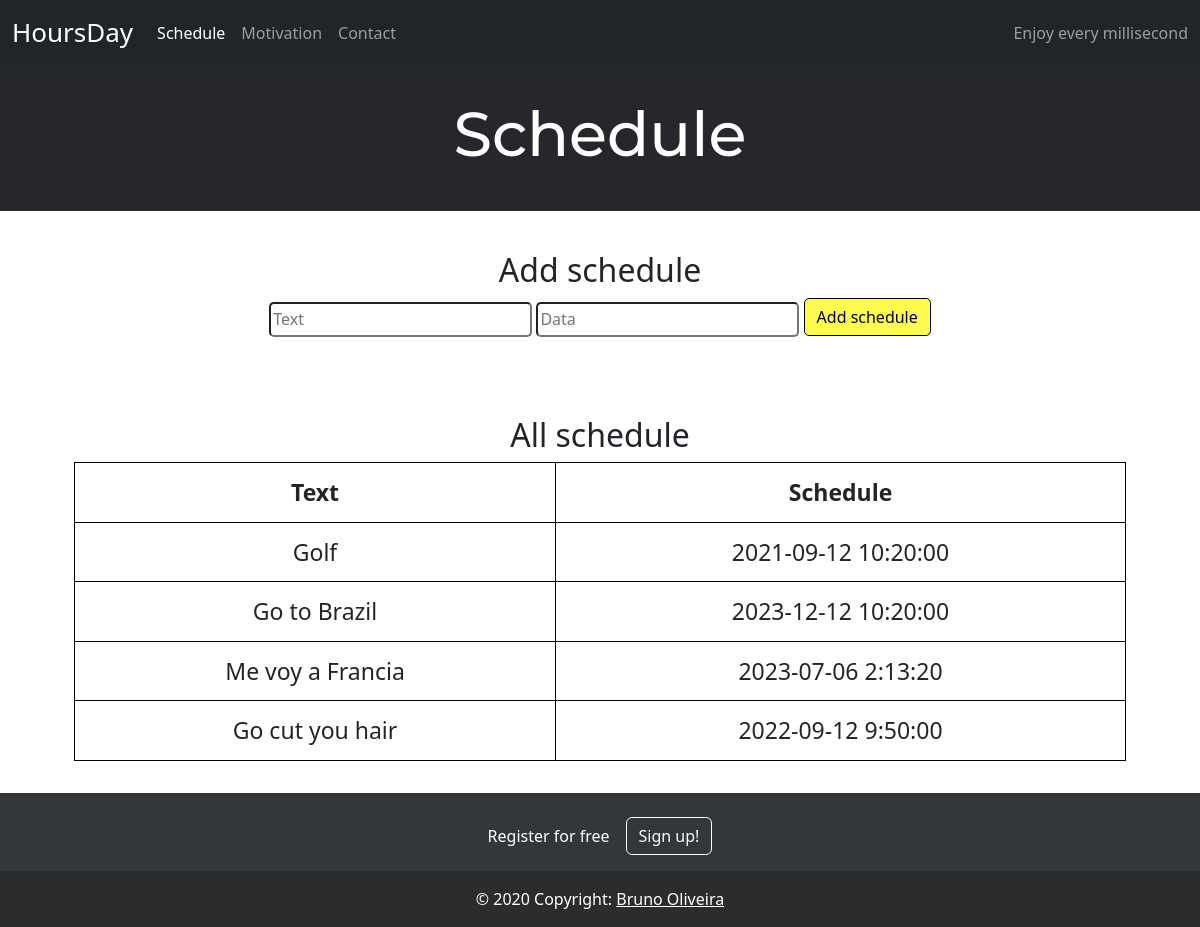
The app's page /schedule with its own data.
### tables this page shows
CREATE TABLE schedule 
( 
  text TEXT,
  data DATETIME
);

### app.py (the view)
@app.route("/schedule", methods=["GET", "POST"])
def index():
    if request.method == "POST":
        text = request.form.get("text")
        data = request.form.get("data")
        db.execute("INSERT INTO schedule (text, data) VALUES(?, ?)", text, data)
        return redirect("/schedule")
    else:
        schedule = db.execute("SELECT * FROM schedule")
        return render_template("schedule.html", schedule=schedule)

### templates/schedule.html (shortened to what this page needs)
<!DOCTYPE html>
<html lang="en">
    <head>
        <link href="./static/styles.css" rel="stylesheet">
    </head>
    <body>
        {% include 'header.html' %}
        {% block content %}
        <div class="header">
            <h1 class="h1_schedule">Schedule</h1>
        </div>
        <div class="container">
            <div class="section">
                <h2>Add schedule</h2>
                <form action="" method="post">
                    <input name="text" placeholder="Text" type="text">
                    <input name="data" placeholder="Data" type="datetime" min="00:00" max="24:00">
                    <input type="submit" value="Add schedule">
                </form>
            </div>
            <br><br>
            <div class="section">
                <h2>All schedule</h2>
                <table>
                    <thead>
                        <tr>
                            <th>Text</th>
                            <th>Schedule</th>
                        </tr>
                    </thead>
                    <tbody>
                        {% for schedule in schedule %}
                            <tr>
                                <td>{{ schedule.text }}</td>
                                <td>{{ schedule.data }}</td>
                            </tr>
                        {% endfor %}
                    </tbody>
                </table>
            </div>
        </div>
    </body>
</html>
{% endblock %}
{% include 'footer.html'%}

### templates/header.html (shortened to what this page needs)
<link href="https://cdn.jsdelivr.net/npm/bootstrap@5.2.3/dist/css/bootstrap.min.css" rel="stylesheet">
<nav class="navbar navbar-expand-lg navbar-dark bg-dark">
<div class="container-fluid">
  <a style="font-size: 26px;" class="navbar-brand" href="/">HoursDay</a>
  <div class="collapse navbar-collapse" id="navbarText">
    <ul class="navbar-nav me-auto mb-2 mb-lg-0">
      <li class="nav-item">
        <a class="nav-link active" aria-current="page" href="/schedule">Schedule</a>
      </li>
      <li class="nav-item">
        <a class="nav-link" href="/motivation">Motivation</a>
      </li>
      <li class="nav-item">
        <a class="nav-link" href="/contact">Contact</a>
      </li>
    </ul>
    <span class="navbar-text">
      Enjoy every millisecond
    </span>
  </div>
</div>
</nav>

### templates/footer.html
<section class="">
    <footer class="text-center text-white" style="    background-color: #34373a">
      <div class="container p-4 pb-0">
        <section class="">
          <p class="d-flex justify-content-center align-items-center">
            <span class="me-3">Register for free</span>
            <button onclick="location.href='/contact'" type="button" class="btn btn-outline-light btn-rounded">
              Sign up!
            </button>
          </p>
        </section>
      </div>
      <div class="text-center p-3" style="background-color: rgba(0, 0, 0, 0.2);">
        © 2020 Copyright:
        <a class="text-white" href="https://github.com/DevBrunoo"> Bruno Oliveira</a>
      </div>
    </footer>
  </section>

### static/styles.css (style rules this page uses)
body { background-color: #fff; color: #212529; font-size: 1rem; font-weight: 400; line-height: 1.5; margin: 0; text-align: left; }
.h1_schedule { font-size: 62px; }
.container { margin-left: auto; margin-right: auto; padding-left: 15px; padding-right: 15px; text-align: center; width: 90%; }
.header { background-color: #26272b; color: #fff; margin-bottom: 2rem; padding: 2rem 1rem; text-align: center; }
.section { padding-bottom: 1rem; padding-left: 2rem; padding-right: 2rem; padding-top: 0.5rem; }
h1 { font-family: 'Montserrat', sans-serif; font-size: 48px; }
button, input[type="submit"] { background-color: rgba(255, 251, 0, 0.692); margin-bottom: 8px; border: 1px solid transparent; border-radius: 0.25rem; font-weight: 400; line-height: 1.5; padding: 0.375rem 0.75rem; text-align: center; transition: color 0.15s ease-in-out, background-color 0.15s ease-in-out, border-color 0.15s ease-in-out, box-shadow 0.15s ease-in-out; vertical-align: middle; border-color: black; border-radius: 5px; }
input[type="text"], input[type="datetime"] { line-height: 1.8; width: 25%; }
table { background-color: transparent; margin-bottom: 1rem; width: 100%; font-size: 23px; }
table th, table td { padding: 0.75rem; vertical-align: middle; border: 1px solid black; }
tbody tr:nth-of-type(odd) { background-color: rgba(209, 137, 137, 0.692) fon }
input, button { font-size: 22px; border-radius: 5px; }

### records on screen
schedule: text "Golf", data "2021-09-12 10:20:00"
schedule: text "Go to Brazil", data "2023-12-12 10:20:00"
schedule: text "Me voy a Francia", data "2023-07-06 2:13:20"
schedule: text "Go cut you hair", data "2022-09-12 9:50:00"
